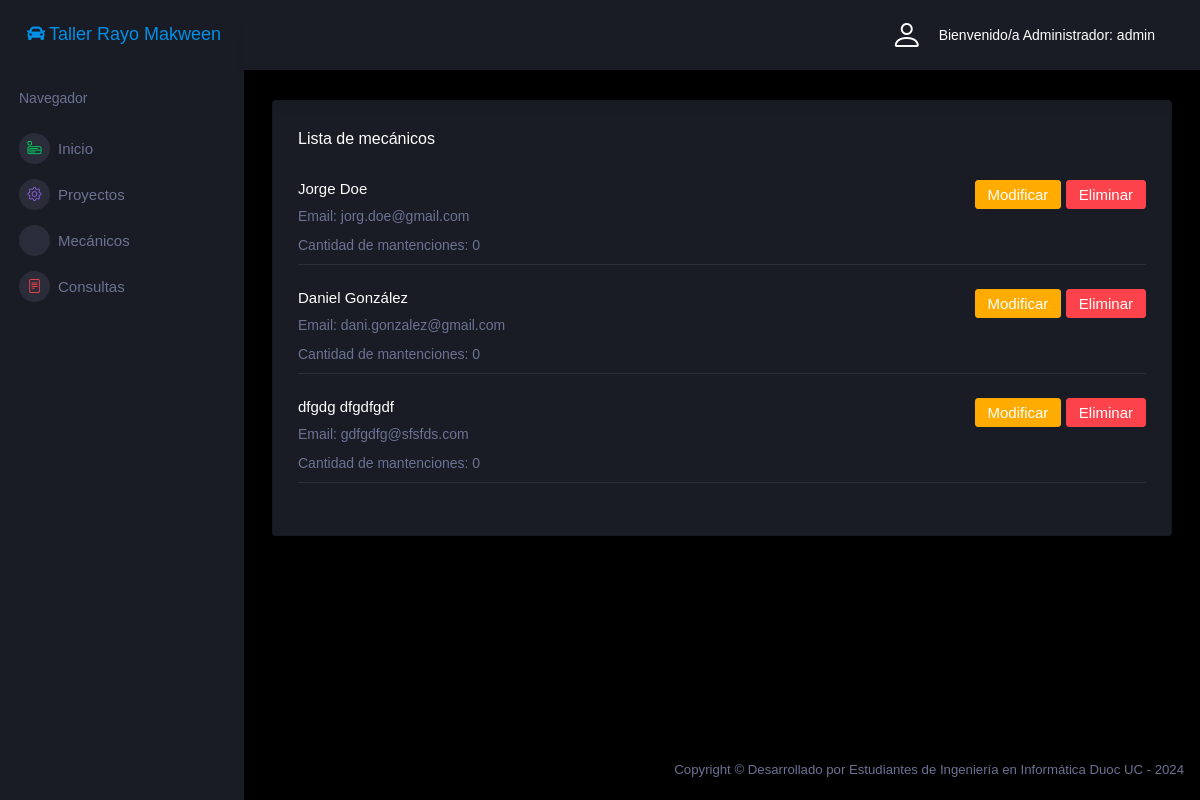
Before: /mecanicos/ (signed in) with the older database file.
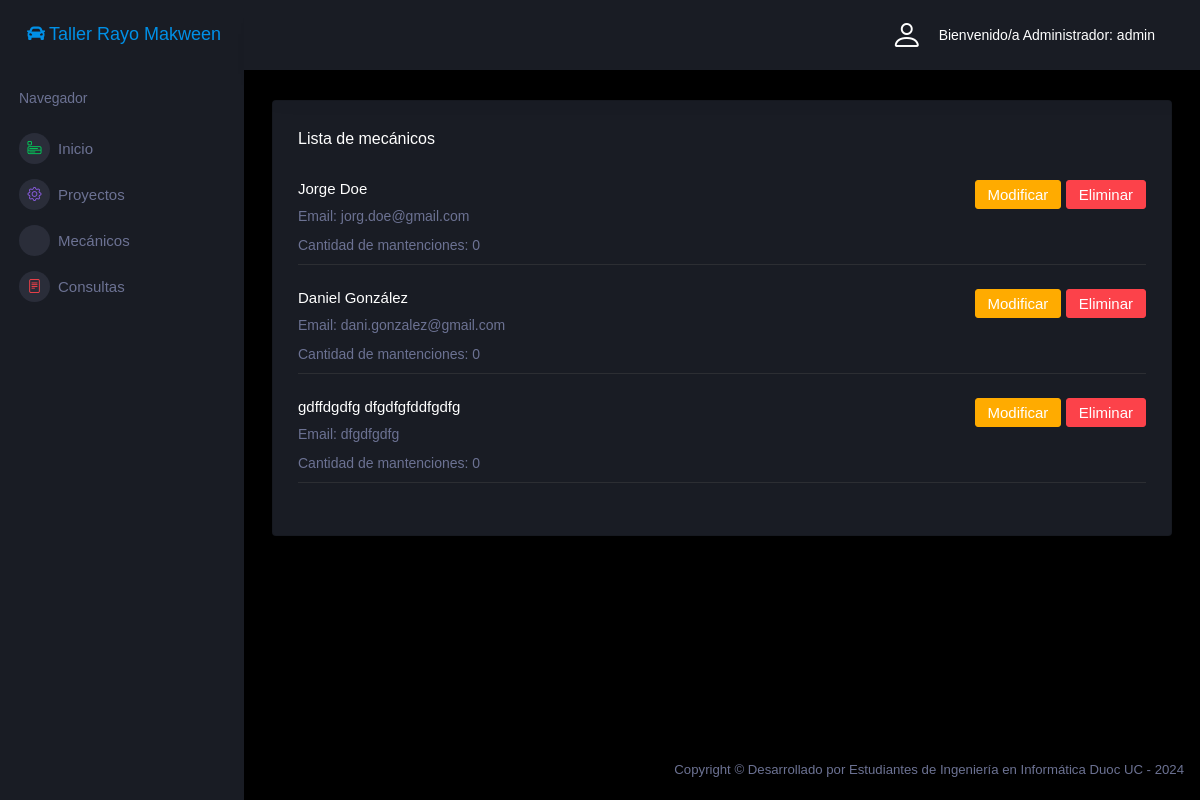
After: the same page with the newer database file.
### core/models.py (models this page shows, shortened)
class Mecanico(models.Model):
    nombre_mecanico = models.CharField(max_length=50)
    apellido_mecanico = models.CharField(max_length=50)
    correo_mecanico = models.CharField(max_length=50)
    password_mecanico = models.CharField(max_length=50)
    cant_mantenciones_mec = models.IntegerField(default=0)

### core/views.py (the view)
# urls.py: path('mecanicos/', mecanicos, name="mecanicos"),
@login_required
def mecanicos(request):
    mecanicos = Mecanico.objects.all()
    aux = {
        'lista' : mecanicos
    }
    return render(request, 'core/mecanicos/crud_mecanico/listar.html', aux)

### core/templates/core/mecanicos/crud_mecanico/listar.html (shortened to what this page needs)
{% extends 'core/mecanicos/base.html' %}
{% load static %}
{% block contenido %}
<h5>Lista de mecánicos</h5>
<br>
{% for aux in lista %}
<div class="preview-item border-bottom">
    <div class="preview-item-content d-sm-flex flex-grow">
        <div class="flex-grow">
            <h6 class="preview-subject">{{ aux.nombre_mecanico }} {{ aux.apellido_mecanico}}</h6>
            <p class="text-muted mb-0">Email: {{ aux.correo_mecanico }}</p>
            <p class="text-muted mb-2 my-2">Cantidad de mantenciones: {{ aux.cant_mantenciones_mec }}</p>
        </div>
        {% if user.is_staff %}
        <div class="mr-auto text-sm-right pt-2 pt-sm-0">
            <a href="{% url 'mecanicoupdate' aux.id %}" class="btn btn-warning">Modificar</a>
            <a onclick="confirmarDelete({{ aux.id }})" class="btn btn-danger">Eliminar</a>
        </div>
        {% endif %}
    </div>
</div>
<br>
{% endfor %}
{% endblock %}

Changed rows visible on the page:
removed Mecanico: nombre_mecanico "dfgdg", apellido_mecanico "dfgdfgdf", correo_mecanico "gdfgdfg@sfsfds.com", cant_mantenciones_mec "0"
added Mecanico: nombre_mecanico "gdffdgdfg", apellido_mecanico "dfgdfgfddfgdfg", correo_mecanico "dfgdfgdfg", cant_mantenciones_mec "0"
